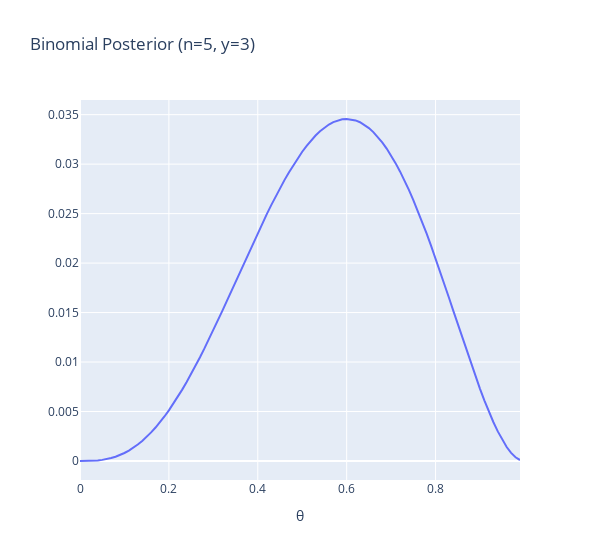

This figure's notebook cell:
### Markdown cell above
## Example: binomial calculation

Consider estimating a population sex ratio based on the sex of a sample of newborn babies in a hospital: suppose we have observed **3 female children from a sample of 5 births**.

How would we specify a Bayesian model for this problem?

- What is the likelihood?
- What is/are the prior(s)?

**Binomial model** is suitable for data that are generated from a sequence of exchangeable Bernoulli trials. These data can be summarized by $y$, the number of times the event of interest occurs, and $n$, the total number of trials. The model parameter is the expected proportion of trials that an event occurs.

$$p(Y|\theta) = \frac{n!}{y! (n-y)!} \theta^{y} (1-\theta)^{n-y}$$

where $y \in \{0, 1, \ldots, n\}$ and $\theta \in [0, 1]$.

Next, we require the specification of a prior distribution for the binomial probability $\theta$. One reasonable choice is a **uniform** prior on [0,1] which has two implications:

1. makes all probability values equally probable *a priori* 
2. makes calculation of the posterior easy

The second task in performing Bayesian inference is, given a fully-specified model, to calculate a posterior distribution. As we have specified the model, we can calculate a posterior distribution up to a proportionality constant (that is, a probability distribution that is **unnormalized**):

$$P(\theta | n, y) \propto P(y | n, \theta) P(\theta) = \theta^y (1-\theta)^{n-y}$$

We can present *different posterior distributions* as a function of *different realized data*.

We can also calculate posterior estimates for $\theta$ by *maximizing* the unnormalized posterior using optimization.

### Code cell
theta_range = np.linspace(0, 1, num=100, endpoint=False)

def binomial_posterior(n, y):
    posterior_values = (theta_range**y) * (1 - theta_range)**(n-y)
    fig = go.Figure()
    fig.add_trace(go.Scatter(x=theta_range, y=posterior_values, mode='lines', name=f'n={n}, y={y}'))
    fig.update_layout(title=f'Binomial Posterior (n={n}, y={y})',
                      xaxis_title='θ', width=600)

    fig.show()

binomial_posterior(n=5, y=3)

### Figure 1 — Plotly figure (JSON) as saved in the notebook; plotly's stock layout.template omitted (floating-point values rounded to 4 significant figures)
{"data": [{"mode": "lines", "name": "n=5, y=3", "type": "scatter", "x": [0.0, 0.01, 0.02, 0.03, 0.04, 0.05, 0.06, 0.07, 0.08, 0.09, 0.1, 0.11, 0.12, 0.13, 0.14, 0.15, 0.16, 0.17, 0.18, 0.19, 0.2, 0.21, 0.22, 0.23, 0.24, 0.25, 0.26, 0.27, 0.28, 0.29, 0.3, 0.31, 0.32, 0.33, 0.34, 0.35, 0.36, 0.37, 0.38, 0.39, 0.4, 0.41, 0.42, 0.43, 0.44, 0.45, 0.46, 0.47, 0.48, 0.49, 0.5, 0.51, 0.52, 0.53, 0.54, 0.55, 0.56, 0.57, 0.58, 0.59, 0.6, 0.61, 0.62, 0.63, 0.64, 0.65, 0.66, 0.67, 0.68, 0.69, 0.7, 0.71, 0.72, 0.73, 0.74, 0.75, 0.76, 0.77, 0.78, 0.79, 0.8, 0.81, 0.82, 0.83, 0.84, 0.85, 0.86, 0.87, 0.88, 0.89, 0.9, 0.91, 0.92, 0.93, 0.94, 0.95, 0.96, 0.97, 0.98, 0.99], "y": [0.0, 9.801e-07, 7.683e-06, 2.54e-05, 5.898e-05, 0.0001128, 0.0001909, 0.0002967, 0.0004334, 0.0006037, 0.00081, 0.001054, 0.001338, 0.001663, 0.002029, 0.002438, 0.00289, 0.003385, 0.003921, 0.0045, 0.00512, 0.00578, 0.006478, 0.007214, 0.007985, 0.008789, 0.009625, 0.01049, 0.01138, 0.01229, 0.01323, 0.01418, 0.01515, 0.01613, 0.01712, 0.01811, 0.01911, 0.0201, 0.02109, 0.02207, 0.02304, 0.02399, 0.02492, 0.02583, 0.02671, 0.02757, 0.02838, 0.02916, 0.0299, 0.0306, 0.03125, 0.03185, 0.0324, 0.03289, 0.03332, 0.03369, 0.034, 0.03424, 0.03442, 0.03452, 0.03456, 0.03452, 0.03441, 0.03423, 0.03397, 0.03364, 0.03323, 0.03275, 0.0322, 0.03157, 0.03087, 0.0301, 0.02926, 0.02836, 0.02739, 0.02637, 0.02529, 0.02415, 0.02297, 0.02174, 0.02048, 0.01919, 0.01786, 0.01652, 0.01517, 0.01382, 0.01247, 0.01113, 0.009813, 0.00853, 0.00729, 0.006104, 0.004984, 0.003941, 0.00299, 0.002143, 0.001416, 0.0008214, 0.0003765, 9.703e-05]}], "layout": {"title": {"text": "Binomial Posterior (n=5, y=3)"}, "width": 600, "xaxis": {"title": {"text": "θ"}}}}
